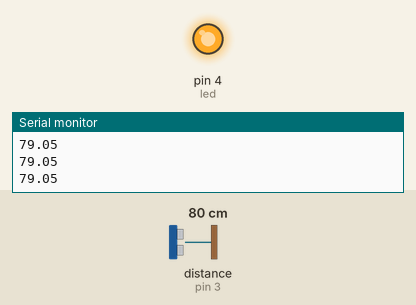
Simulated run of this sketch. Board: Arduino Uno, built with avr-gcc and run on an emulated ATmega328P. Parts: output pins drawn as LEDs (lit = HIGH), the last lines printed to the serial monitor. Wiring (inferred from the names in the program): ultrasonic range finder: trigger pin 3; echo pin 3. Inputs (shaded band) come from the test bench; at power-on: distance to the obstacle (sensor on pin 3) 80 cm. The echo pulse lasts 58.3 µs per cm.

Above: at 1.2 s.
1.3 s: distance to the obstacle (sensor on pin 3) set to 218 cm
2.8 s: distance to the obstacle (sensor on pin 3) set to 227 cm
At 3.5 s:
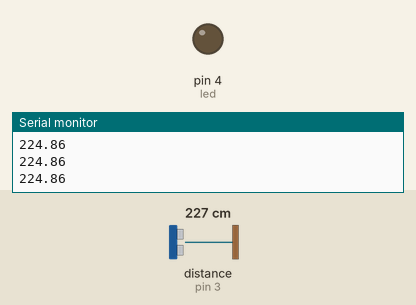
4.3 s: distance to the obstacle (sensor on pin 3) set to 2 cm
At 4.9 s:
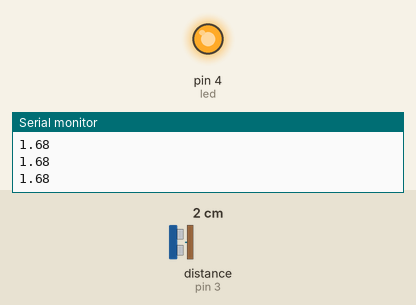
5.8 s: distance to the obstacle (sensor on pin 3) set to 250 cm
At 7.3 s:
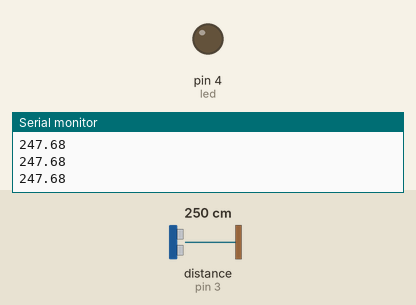
Timing chart, 0 to 8.3 s (numbered marks = the images above; inputs shaded):
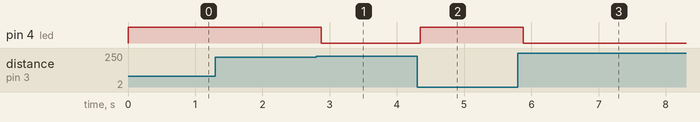

The sketch:

sensor_ultrassonico_pet.ino
```cpp
#define led 4
float distancia;
int sinal=3;


void leitura();


void setup(){
  Serial.begin(9600);
  pinMode(distancia, INPUT);
  pinMode(led,OUTPUT);
}

void loop()
{
  leitura();
  distancia=distancia/2;
  distancia = distancia*0.034029;
  Serial.println(distancia);
  if (distancia<=220){
    digitalWrite(led,HIGH);
  }else{
    digitalWrite(led, LOW);
  }
  delay(100);
}

void leitura(){
  pinMode(sinal, OUTPUT);
  digitalWrite(sinal, HIGH);
  delayMicroseconds(5);
  digitalWrite(sinal, LOW);
  pinMode(sinal, INPUT);
  distancia = pulseIn(sinal, HIGH);

}
```

Measured:
- the behaviour switches between 222 and 223 cm on distance to the obstacle (sensor on pin 3) (found by bisection; images 0 and 1)
- after the input at 2.8 s, pin 4 (led): HIGH → LOW after 0.07 s
- after the input at 4.3 s, pin 4 (led): LOW → HIGH after 0.05 s
- after the input at 5.8 s, pin 4 (led): HIGH → LOW after 0.08 s
